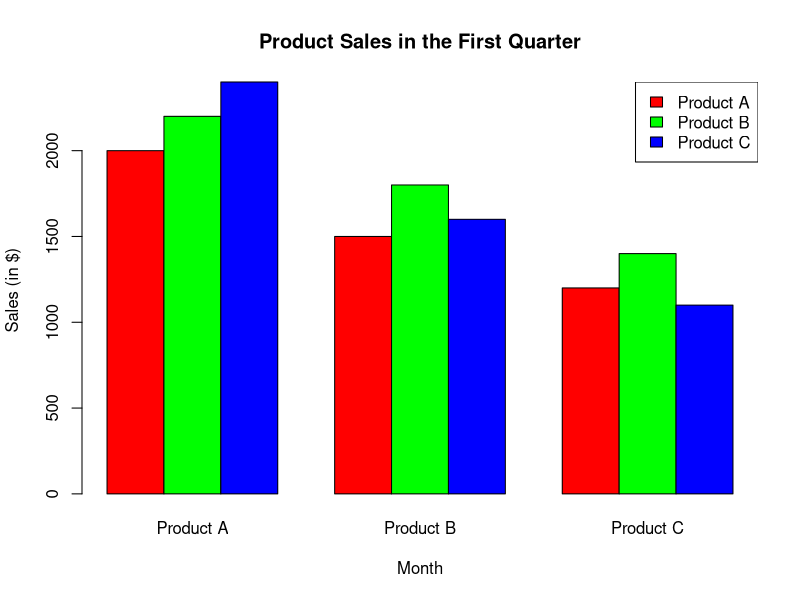

This figure's R source:
# Product Sales Data
product_sales <- data.frame(
  ID = c(1, 2, 3),
  ProductName = c("Product A", "Product B", "Product C"),
  JanuarySales = c(2000, 1500, 1200),
  FebruarySales = c(2200, 1800, 1400),
  MarchSales = c(2400, 1600, 1100)
)

# Creating a grouped bar chart
barplot(
  t(product_sales[, c("JanuarySales", "FebruarySales", "MarchSales")]),
  beside = TRUE,
  col = rainbow(nrow(product_sales)),
  names.arg = product_sales$ProductName,
  main = "Product Sales in the First Quarter",
  xlab = "Month",
  ylab = "Sales (in $)"
)
legend("topright", legend = product_sales$ProductName, fill = rainbow(nrow(product_sales)))